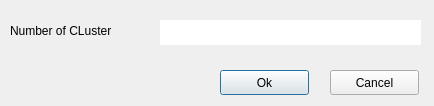
<?xml version="1.0" encoding="UTF-8"?>
<ui version="4.0">
 <class>KMeanDialog</class>
 <widget class="QDialog" name="KMeanDialog">
  <property name="geometry">
   <rect>
    <x>0</x>
    <y>0</y>
    <width>434</width>
    <height>106</height>
   </rect>
  </property>
  <property name="windowTitle">
   <string>KMeans</string>
  </property>
  <widget class="QLabel" name="numOfClusterLabel">
   <property name="geometry">
    <rect>
     <x>10</x>
     <y>20</y>
     <width>141</width>
     <height>21</height>
    </rect>
   </property>
   <property name="text">
    <string>Number of CLuster</string>
   </property>
  </widget>
  <widget class="QLineEdit" name="numOfClusterLineEdit">
   <property name="geometry">
    <rect>
     <x>160</x>
     <y>20</y>
     <width>261</width>
     <height>25</height>
    </rect>
   </property>
   <property name="frame">
    <bool>false</bool>
   </property>
  </widget>
  <widget class="QPushButton" name="okButton">
   <property name="geometry">
    <rect>
     <x>220</x>
     <y>70</y>
     <width>89</width>
     <height>25</height>
    </rect>
   </property>
   <property name="text">
    <string>Ok</string>
   </property>
  </widget>
  <widget class="QPushButton" name="cancelButton">
   <property name="geometry">
    <rect>
     <x>330</x>
     <y>70</y>
     <width>89</width>
     <height>25</height>
    </rect>
   </property>
   <property name="text">
    <string>Cancel</string>
   </property>
  </widget>
 </widget>
 <resources/>
 <connections/>
</ui>
